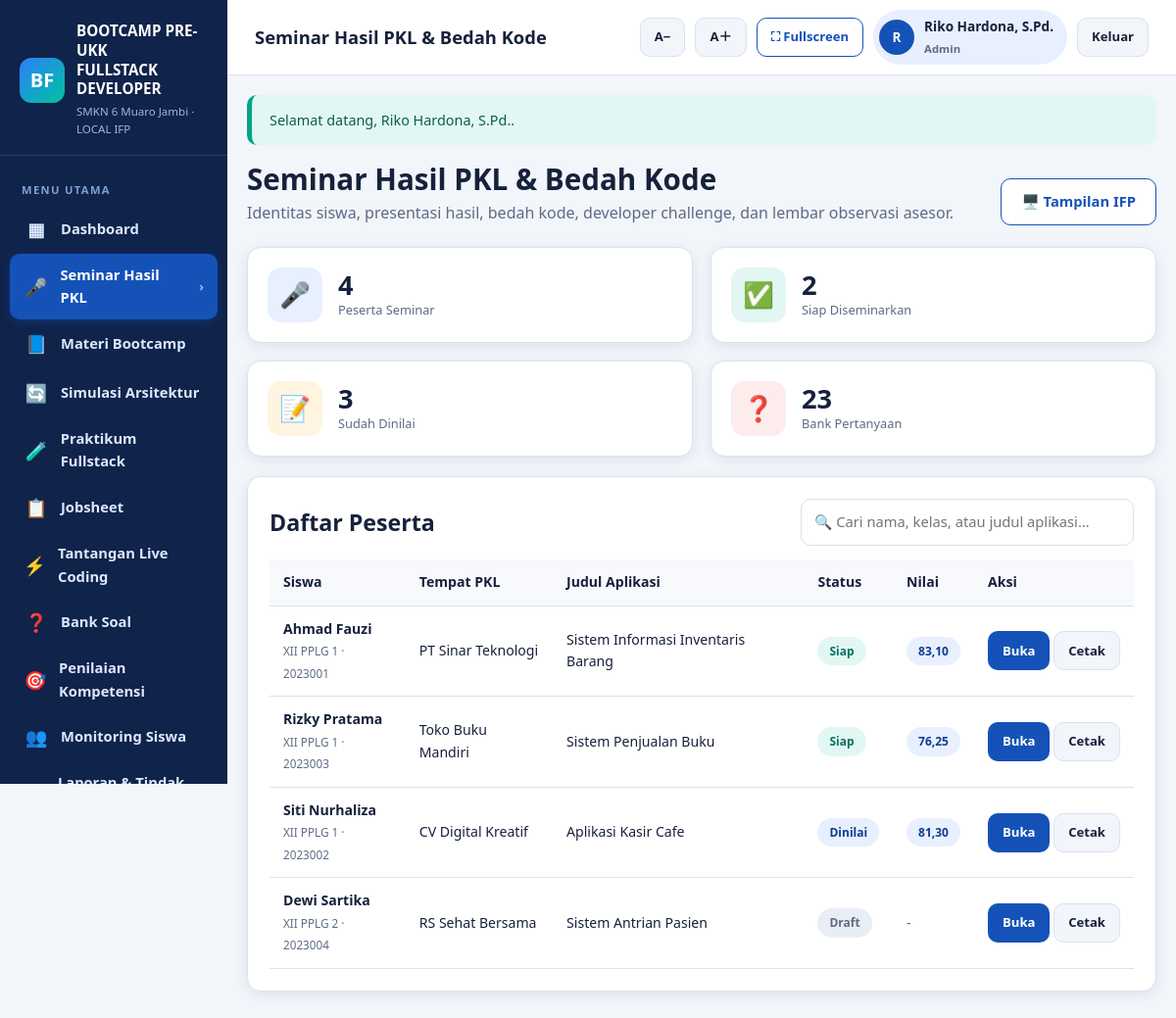
Page /modules/seminar/index.php (signed in) on the committed database.
### tables this page shows
CREATE TABLE users (
  id          INT UNSIGNED AUTO_INCREMENT PRIMARY KEY,
  username    VARCHAR(50) NOT NULL UNIQUE,
  password    VARCHAR(255) NOT NULL,
  full_name   VARCHAR(120) NOT NULL,
  role        ENUM('admin','guru','siswa') NOT NULL DEFAULT 'guru',
  student_id  INT UNSIGNED DEFAULT NULL,
  is_active   TINYINT(1) NOT NULL DEFAULT 1,
  last_login  DATETIME DEFAULT NULL,
  created_at  TIMESTAMP NOT NULL DEFAULT CURRENT_TIMESTAMP,
  updated_at  TIMESTAMP NOT NULL DEFAULT CURRENT_TIMESTAMP ON UPDATE CURRENT_TIMESTAMP,
  KEY idx_users_role (role),
  CONSTRAINT fk_users_student FOREIGN KEY (student_id) REFERENCES students(id) ON DELETE SET NULL
);

CREATE TABLE seminar_profiles (
  id              INT UNSIGNED AUTO_INCREMENT PRIMARY KEY,
  student_id      INT UNSIGNED NOT NULL,
  pkl_place       VARCHAR(180) NOT NULL,
  pkl_period      VARCHAR(100) DEFAULT NULL,
  app_title       VARCHAR(200) NOT NULL,
  technologies    TEXT NOT NULL,
  problem_desc    TEXT NOT NULL,
  requirement     TEXT DEFAULT NULL,
  architecture    TEXT DEFAULT NULL,
  erd             TEXT DEFAULT NULL,
  folder_structure TEXT DEFAULT NULL,
  demo_notes      TEXT DEFAULT NULL,
  features        TEXT DEFAULT NULL,
  status          ENUM('draft','siap','dinilai') NOT NULL DEFAULT 'draft',
  created_at      TIMESTAMP NOT NULL DEFAULT CURRENT_TIMESTAMP,
  updated_at      TIMESTAMP NOT NULL DEFAULT CURRENT_TIMESTAMP ON UPDATE CURRENT_TIMESTAMP,
  UNIQUE KEY uq_seminar_profile (student_id),
  CONSTRAINT fk_seminar_student FOREIGN KEY (student_id) REFERENCES students(id) ON DELETE CASCADE
);

CREATE TABLE students (
  id            INT UNSIGNED AUTO_INCREMENT PRIMARY KEY,
  nis           VARCHAR(30) NOT NULL UNIQUE,
  name          VARCHAR(100) NOT NULL,
  class_name    VARCHAR(30) NOT NULL DEFAULT 'XII PPLG 1',
  gender        ENUM('L','P') NOT NULL DEFAULT 'L',
  phone         VARCHAR(20) DEFAULT NULL,
  email         VARCHAR(120) DEFAULT NULL,
  pkl_place     VARCHAR(180) DEFAULT NULL,
  pkl_title     VARCHAR(200) DEFAULT NULL,
  technologies  TEXT DEFAULT NULL,
  problem_desc  TEXT DEFAULT NULL,
  features      TEXT DEFAULT NULL,
  status        ENUM('aktif','alumni') NOT NULL DEFAULT 'aktif',
  created_at    TIMESTAMP NOT NULL DEFAULT CURRENT_TIMESTAMP,
  updated_at    TIMESTAMP NOT NULL DEFAULT CURRENT_TIMESTAMP ON UPDATE CURRENT_TIMESTAMP
);

### config/database.php (called while the page is built, shortened)
<?php
function db()
{
    static $pdo = null;
    if ($pdo instanceof PDO) {
        return $pdo;
    }
    $dsn = 'mysql:host=' . DB_HOST . ';dbname=' . DB_NAME . ';charset=' . DB_CHARSET;
    try {
        $pdo = new PDO($dsn, DB_USER, DB_PASS, [
            PDO::ATTR_ERRMODE            => PDO::ERRMODE_EXCEPTION,
            PDO::ATTR_DEFAULT_FETCH_MODE => PDO::FETCH_ASSOC,
            PDO::ATTR_EMULATE_PREPARES   => false,
        ]);
    } catch (PDOException $e) {
        http_response_code(500);
        echo '<!doctype html><html lang="id"><meta charset="utf-8">';
        echo '<title>Koneksi Database Gagal</title>';
        echo '<body style="font-family:Arial,sans-serif;padding:40px;line-height:1.7">';
        echo '<h1>Koneksi database gagal</h1>';
        echo '<p>Periksa kembali:</p><ul>';
        echo '<li>Laragon (Apache &amp; MySQL) sudah berjalan.</li>';
        echo '<li>Database <strong>' . htmlspecialchars(DB_NAME) . '</strong> sudah dibuat.</li>';
        echo '<li>File <code>database/database.sql</code> sudah di-import.</li>';
        echo '<li>Pengaturan DB di <code>config/config.php</code> sesuai.</li>';
        echo '</ul><p>Detail teknis: <code>' . htmlspecialchars($e->getMessage()) . '</code></p>';
        echo '</body></html>';
        exit;
    }
    return $pdo;
}
function db_all(string $sql, array $params = []): array
{
    $stmt = db()->prepare($sql);
    $stmt->execute($params);
    return $stmt->fetchAll();
}
function db_one(string $sql, array $params = []): ?array
{
    $stmt = db()->prepare($sql);
    $stmt->execute($params);
    $row = $stmt->fetch();
    return $row === false ? null : $row;
}
function db_value(string $sql, array $params = [])
{
    $stmt = db()->prepare($sql);
    $stmt->execute($params);
    return $stmt->fetchColumn();
}

### auth/auth.php (called while the page is built, shortened)
<?php
require_once __DIR__ . '/../config/database.php';
function current_user(): ?array
{
    static $cache = null;
    if ($cache !== null) {
        return $cache;
    }
    $cache = db_one(
        'SELECT u.id, u.username, u.full_name, u.role, u.student_id, u.is_active,
                s.name AS student_name, s.class_name
         FROM users u
         LEFT JOIN students s ON s.id = u.student_id
         WHERE u.id = ? AND u.is_active = 1',
        [(int) $_SESSION['user_id']]
    );
    return $cache;
}
function is_logged_in(): bool
{
    return current_user() !== null;
}
function user_role(): string
{
    $u = current_user();
    return $u ? $u['role'] : '';
}
function can_manage(): bool
{
    return in_array(user_role(), ['admin', 'guru'], true);
}
function require_login(): void
{
    if (!is_logged_in()) {
        flash('warning', 'Silakan login terlebih dahulu.');
        redirect('login.php');
    }
}
function role_label(string $role): string
{
    return [
        'admin' => 'Admin',
        'guru'  => 'Guru',
        'siswa' => 'Siswa',
    ][$role] ?? $role;
}

### modules/seminar/index.php (the view, shortened to what this page needs)
<?php
require_once dirname(__DIR__, 2) . '/config/database.php';
require_once dirname(__DIR__, 2) . '/auth/auth.php';
require_login();
$page_title = 'Seminar Hasil PKL & Bedah Kode';
if (can_manage()) {
    $rows = db_all('SELECT sp.*, s.name, s.class_name, s.nis,
        (SELECT COUNT(*) FROM seminar_assessments sa WHERE sa.student_id = s.id) AS assessed,
        (SELECT MAX(total_score) FROM seminar_assessments sa WHERE sa.student_id = s.id) AS last_score
        FROM seminar_profiles sp JOIN students s ON s.id = sp.student_id
        ORDER BY FIELD(sp.status, "siap", "dinilai", "draft"), s.name');
}
?>
<?php include dirname(__DIR__, 2) . '/includes/header.php'; ?>
<div class="page-head">
    <div>
        <h1>Seminar Hasil PKL & Bedah Kode</h1>
        <p>Identitas siswa, presentasi hasil, bedah kode, developer challenge, dan lembar observasi asesor.</p>
    </div>
    <div class="btn-group">
        <a class="btn btn-outline" href="<?= url('ifp/seminar.php') ?>" target="_blank">🖥️ Tampilan IFP</a>
    </div>
</div>
<div class="grid grid-4" style="margin-bottom:20px">
    <div class="stat-card"><div class="stat-icon">🎤</div><div>
        <div class="stat-value"><?= count($rows) ?></div><div class="stat-label">Peserta Seminar</div></div></div>
    <div class="stat-card"><div class="stat-icon green">✅</div><div>
        <div class="stat-value"><?= count(array_filter($rows, fn($r) => $r['status'] === 'siap')) ?></div>
        <div class="stat-label">Siap Diseminarkan</div></div></div>
    <div class="stat-card"><div class="stat-icon orange">📝</div><div>
        <div class="stat-value"><?= count(array_filter($rows, fn($r) => (int) $r['assessed'] > 0)) ?></div>
        <div class="stat-label">Sudah Dinilai</div></div></div>
    <div class="stat-card"><div class="stat-icon red">❓</div><div>
        <div class="stat-value"><?= (int) db_value('SELECT COUNT(*) FROM question_bank') ?></div>
        <div class="stat-label">Bank Pertanyaan</div></div></div>
</div>
<div class="card">
    <div class="card-head">
        <h2>Daftar Peserta</h2>
        <input type="text" id="table-filter" class="form-control" placeholder="🔍 Cari nama, kelas, atau judul aplikasi…"
               style="max-width:340px">
    </div>
    <div class="table-wrap">
        <table class="data-table" data-filterable>
            <thead><tr>
                <th>Siswa</th><th>Tempat PKL</th><th>Judul Aplikasi</th><th>Status</th><th>Nilai</th><th>Aksi</th>
            </tr></thead>
            <tbody>
            <?php foreach ($rows as $r): ?>
                <tr>
                    <td><strong><?= e($r['name']) ?></strong><br><small><?= e($r['class_name']) ?> · <?= e($r['nis']) ?></small></td>
                    <td><?= e($r['pkl_place']) ?></td>
                    <td><?= e(str_limit($r['app_title'], 48)) ?></td>
                    <td><span class="badge badge-<?= ['draft'=>'gray','siap'=>'green','dinilai'=>'blue'][$r['status']] ?? 'gray' ?>">
                        <?= e(ucfirst($r['status'])) ?></span></td>
                    <td><?= $r['last_score'] !== null
                        ? '<span class="badge ' . score_badge_class((float) $r['last_score']) . '">' . fmt_score($r['last_score']) . '</span>'
                        : '<span class="muted">-</span>' ?></td>
                    <td class="actions">
                        <a class="btn btn-primary btn-sm" href="<?= url('modules/seminar/detail.php?id=' . (int) $r['student_id']) ?>">Buka</a>
                        <?php if (can_manage()): ?>
                        <a class="btn btn-light btn-sm" href="<?= url('modules/seminar/print.php?id=' . (int) $r['student_id']) ?>" target="_blank">Cetak</a>
                        <?php endif; ?>
                    </td>
                </tr>
            <?php endforeach; ?>
            </tbody>
        </table>
    </div>
</div>
<?php include dirname(__DIR__, 2) . '/includes/footer.php'; ?>

### includes/header.php (shortened to what this page needs)
<?php
$user = current_user();
$currentPath = str_replace('\\', '/', $_SERVER['SCRIPT_NAME'] ?? '');
$activeKey = '';
$map = [
    'dashboard'    => ['index.php'],
    'seminar'      => ['/modules/seminar/'],
    'materi'       => ['/modules/materi/'],
    'praktikum'    => ['/modules/praktikum/', '/modules/code/'],
    'jobsheet'     => ['/modules/jobsheet/'],
    'challenges'   => ['/modules/challenges/'],
    'questions'    => ['/modules/questions/'],
    'assessment'   => ['/modules/assessment/'],
    'students'     => ['/modules/students/'],
    'reports'      => ['/modules/reports/'],
    'settings'     => ['/modules/settings/'],
    'simulasi'     => ['/modules/simulasi/'],
];
foreach ($map as $key => $patterns) {
    foreach ($patterns as $pattern) {
        if ($key === 'dashboard') {
            $base = rtrim(BASE_PATH, '/');
            if (rtrim($currentPath, '/') === $base . '/index.php' || rtrim($currentPath, '/') === $base) {
                $activeKey = 'dashboard';
            }
        } elseif (strpos($currentPath, $pattern) !== false) {
            $activeKey = $key;
        }
    }
}
$menu = [
    ['dashboard',  '▦', 'Dashboard',            'index.php'],
    ['seminar',    '🎤', 'Seminar Hasil PKL',   'modules/seminar/index.php'],
    ['materi',     '📘', 'Materi Bootcamp',     'modules/materi/index.php'],
    ['simulasi',   '🔄', 'Simulasi Arsitektur', 'modules/simulasi/index.php'],
    ['praktikum',  '🧪', 'Praktikum Fullstack', 'modules/praktikum/index.php'],
    ['jobsheet',   '📋', 'Jobsheet',            'modules/jobsheet/index.php'],
    ['challenges', '⚡', 'Tantangan Live Coding','modules/challenges/index.php'],
    ['questions',  '❓', 'Bank Soal',           'modules/questions/index.php'],
    ['assessment', '🎯', 'Penilaian Kompetensi','modules/assessment/index.php'],
    ['students',   '👥', 'Monitoring Siswa',    'modules/students/index.php'],
    ['reports',    '📊', 'Laporan & Tindak Lanjut','modules/reports/index.php'],
    ['settings',   '⚙️', 'Pengaturan',          'modules/settings/index.php'],
];
?>
<!doctype html>
<html lang="id">
<head>
    <link rel="stylesheet" href="<?= asset('css/app.css') ?>">
</head>
<body>
<div class="app-shell">
    <aside class="sidebar">
        <div class="sidebar-brand">
            <div class="logo">
                <div class="logo-mark">BF</div>
                <div>
                    <strong>BOOTCAMP PRE-UKK<br>FULLSTACK DEVELOPER</strong>
                    <small><?= e(SCHOOL_NAME) ?> · LOCAL IFP</small>
                </div>
            </div>
        </div>
        <nav class="sidebar-nav">
            <div class="nav-label">Menu Utama</div>
            <?php foreach ($menu as $item): ?>
                <?php
                [$key, $icon, $label, $link] = $item;
                ?>
                <a class="nav-item <?= $activeKey === $key ? 'active' : '' ?>"
                   href="<?= url($link) ?>">
                    <span class="ico"><?= $icon ?></span>
                    <span><?= e($label) ?></span>
                    <?php if ($activeKey === $key): ?><span class="chev">›</span><?php endif; ?>
                </a>
            <?php endforeach; ?>
        </nav>
    </aside>
    <div class="main-area">
        <header class="topbar">
            <h1><?= e($page_title) ?></h1>
            <div class="topbar-actions">
                <button type="button" class="btn btn-light btn-sm no-print" onclick="changeFontSize(-1)" title="Perkecil teks">A−</button>
                <button type="button" class="btn btn-light btn-sm no-print" onclick="changeFontSize(1)" title="Perbesar teks">A＋</button>
                <button type="button" class="btn btn-outline btn-sm no-print" onclick="toggleFullscreen()" title="Layar penuh">⛶ Fullscreen</button>
                <?php if ($user): ?>
                    <div class="user-chip">
                        <span class="avatar"><?= e(mb_substr($user['full_name'], 0, 1)) ?></span>
                        <span>
                            <?= e($user['full_name']) ?><br>
                            <small><?= e(role_label($user['role'])) ?></small>
                        </span>
                    </div>
                    <a class="btn btn-light btn-sm no-print" href="<?= url('logout.php') ?>">Keluar</a>
                <?php endif; ?>
            </div>
        </header>
        <main class="content">

### rows in the picture
users: full_name "R", full_name "Riko Hardona, S.Pd.", role "Admin"
seminar_profiles: student.name "Ahmad Fauzi", student.class_name "XII PPLG 1", student.nis "2023001", pkl_place "PT Sinar Teknologi", app_title "Sistem Informasi Inventaris Barang", status "Siap", last_score "83,10"
seminar_profiles: student.name "Rizky Pratama", student.class_name "XII PPLG 1", student.nis "2023003", pkl_place "Toko Buku Mandiri", app_title "Sistem Penjualan Buku", status "Siap", last_score "76,25"
seminar_profiles: student.name "Siti Nurhaliza", student.class_name "XII PPLG 1", student.nis "2023002", pkl_place "CV Digital Kreatif", app_title "Aplikasi Kasir Cafe", status "Dinilai", last_score "81,30"
seminar_profiles: student.name "Dewi Sartika", student.class_name "XII PPLG 2", student.nis "2023004", pkl_place "RS Sehat Bersama", app_title "Sistem Antrian Pasien", status "Draft"

### other values in the picture
SCHOOL_NAME "SMKN 6 Muaro Jambi"
$icon "▦"
$label "Dashboard"
$icon "🎤"
$label "Seminar Hasil PKL"
$icon "📘"
$label "Materi Bootcamp"
$icon "🔄"
$label "Simulasi Arsitektur"
$icon "🧪"
$label "Praktikum Fullstack"
$icon "📋"
$label "Jobsheet"
$icon "⚡"
$label "Tantangan Live Coding"
